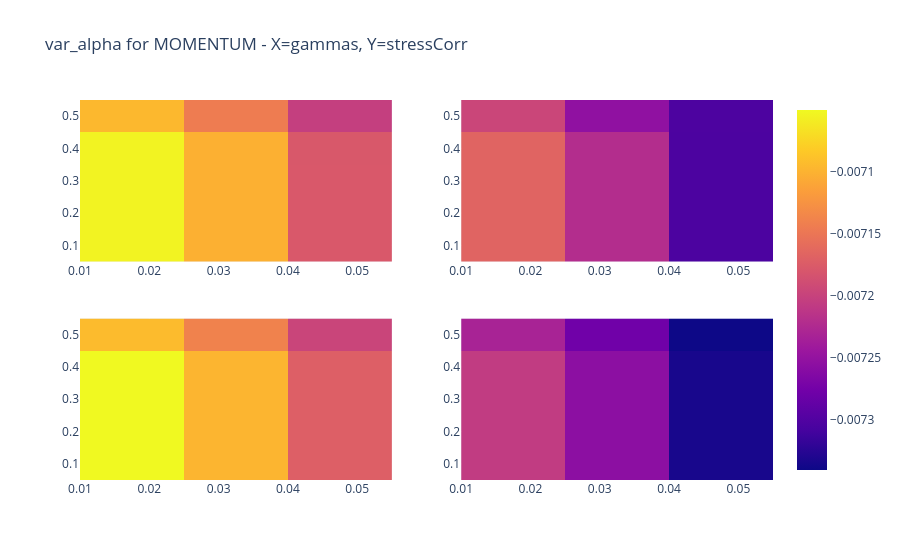
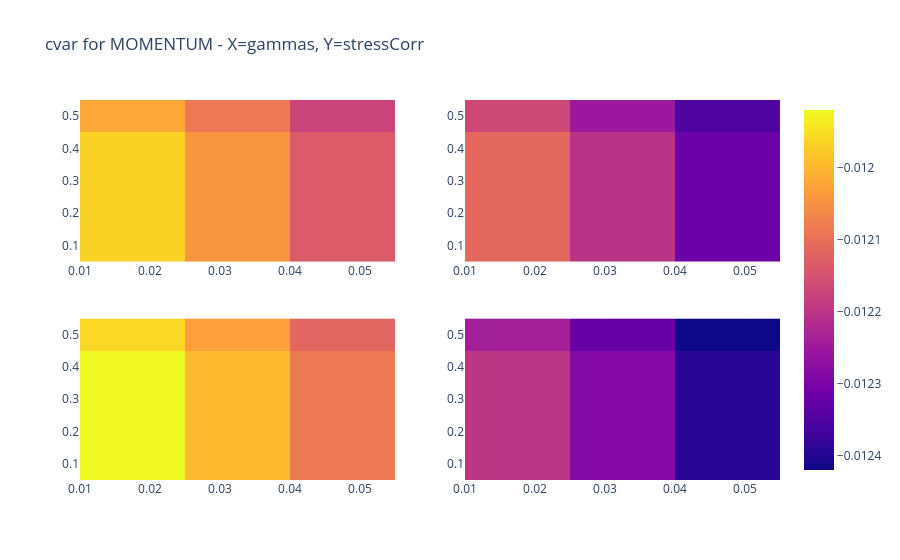
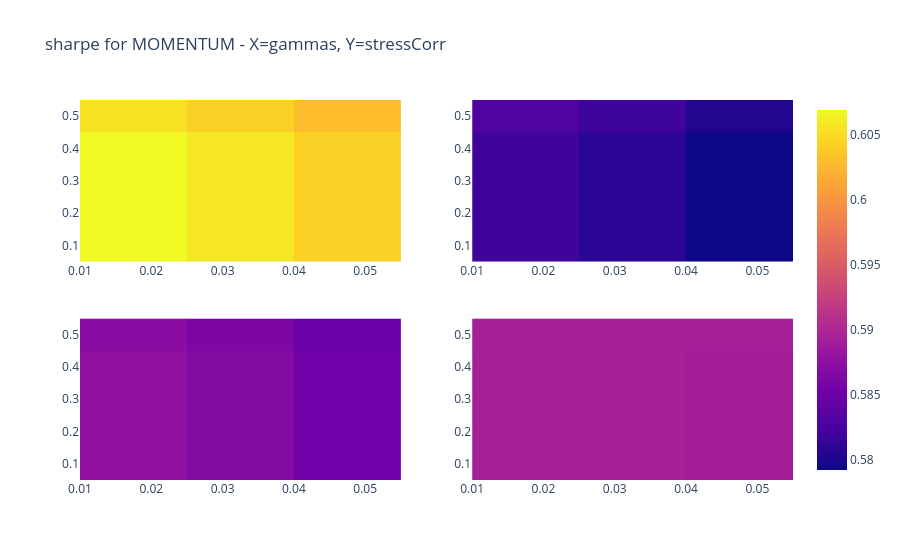
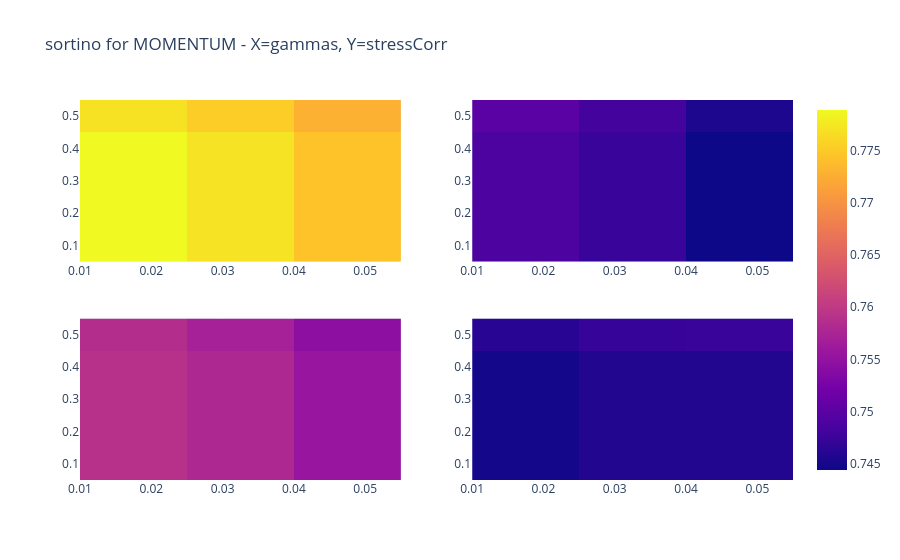

Notebook code cell kept with these figures, in order:
### Code cell
from plotly.subplots import make_subplots

stats_labels = ["var_alpha", "cvar", "sharpe", "sortino", "mean_return", "md",
                "stresses", "costs", "cashallocs"]

STRATEGY = total_stats_momentum

for stat_idx, stat in enumerate(stats_labels):
    img = make_subplots(rows=2, cols=2)
    zmin = np.min(STRATEGY[stat_idx])
    zmax = np.max(STRATEGY[stat_idx])
    img.add_trace(go.Heatmap(x=gammas, y=stress_corr_weights, z=STRATEGY[stat_idx, :, :, 0], zmin=zmin, zmax=zmax), row=1, col=1)
    img.add_trace(go.Heatmap(x=gammas, y=stress_corr_weights, z=STRATEGY[stat_idx, :, :, 1], zmin=zmin, zmax=zmax, showscale=False), row=1, col=2)
    img.add_trace(go.Heatmap(x=gammas, y=stress_corr_weights, z=STRATEGY[stat_idx, :, :, 2], zmin=zmin, zmax=zmax, showscale=False), row=2, col=1)
    img.add_trace(go.Heatmap(x=gammas, y=stress_corr_weights, z=STRATEGY[stat_idx, :, :, 3], zmin=zmin, zmax=zmax, showscale=False), row=2, col=2)
    img.update_layout(title=f"{stat} for MOMENTUM - X=gammas, Y=stressCorr")
    img.show()

### Figure 1 — Plotly figure (JSON) as saved in the notebook; plotly's stock layout.template omitted (floating-point values rounded to 4 significant figures)
{"data": [{"type": "heatmap", "x": [0.01, 0.025, 0.04, 0.055, 0.07], "xaxis": "x", "y": [0.1, 0.2, 0.3], "yaxis": "y", "z": [[-0.007054, -0.007102, -0.007178], [-0.007054, -0.007102, -0.007178], [-0.007054, -0.007102, -0.007178], [-0.007054, -0.007102, -0.007179], [-0.007096, -0.007144, -0.007203]], "zmax": -0.00705, "zmin": -0.007341}, {"showscale": false, "type": "heatmap", "x": [0.01, 0.025, 0.04, 0.055, 0.07], "xaxis": "x2", "y": [0.1, 0.2, 0.3], "yaxis": "y2", "z": [[-0.007167, -0.007221, -0.007304], [-0.007167, -0.007221, -0.007304], [-0.007167, -0.007221, -0.007304], [-0.007167, -0.007221, -0.007304], [-0.007196, -0.007253, -0.007303]], "zmax": -0.00705, "zmin": -0.007341}, {"showscale": false, "type": "heatmap", "x": [0.01, 0.025, 0.04, 0.055, 0.07], "xaxis": "x3", "y": [0.1, 0.2, 0.3], "yaxis": "y3", "z": [[-0.00705, -0.007098, -0.007172], [-0.00705, -0.007098, -0.007172], [-0.00705, -0.007098, -0.007172], [-0.00705, -0.007098, -0.007172], [-0.007094, -0.007139, -0.007197]], "zmax": -0.00705, "zmin": -0.007341}, {"showscale": false, "type": "heatmap", "x": [0.01, 0.025, 0.04, 0.055, 0.07], "xaxis": "x4", "y": [0.1, 0.2, 0.3], "yaxis": "y4", "z": [[-0.007207, -0.007256, -0.007335], [-0.007207, -0.007256, -0.007335], [-0.007207, -0.007256, -0.007335], [-0.007207, -0.007256, -0.007335], [-0.007232, -0.007278, -0.007341]], "zmax": -0.00705, "zmin": -0.007341}], "layout": {"title": {"text": "var_alpha for MOMENTUM - X=gammas, Y=stressCorr"}, "xaxis": {"anchor": "y", "domain": [0, 0.45]}, "xaxis2": {"anchor": "y2", "domain": [0.55, 1]}, "xaxis3": {"anchor": "y3", "domain": [0, 0.45]}, "xaxis4": {"anchor": "y4", "domain": [0.55, 1]}, "yaxis": {"anchor": "x", "domain": [0.575, 1]}, "yaxis2": {"anchor": "x2", "domain": [0.575, 1]}, "yaxis3": {"anchor": "x3", "domain": [0, 0.425]}, "yaxis4": {"anchor": "x4", "domain": [0, 0.425]}}}

### Figure 2 — Plotly figure (JSON) as saved in the notebook; plotly's stock layout.template omitted (floating-point values rounded to 4 significant figures)
{"data": [{"type": "heatmap", "x": [0.01, 0.025, 0.04, 0.055, 0.07], "xaxis": "x", "y": [0.1, 0.2, 0.3], "yaxis": "y", "z": [[-0.01197, -0.01204, -0.01213], [-0.01197, -0.01204, -0.01213], [-0.01197, -0.01204, -0.01213], [-0.01197, -0.01204, -0.01214], [-0.01202, -0.01209, -0.01217]], "zmax": -0.01192, "zmin": -0.01242}, {"showscale": false, "type": "heatmap", "x": [0.01, 0.025, 0.04, 0.055, 0.07], "xaxis": "x2", "y": [0.1, 0.2, 0.3], "yaxis": "y2", "z": [[-0.01211, -0.0122, -0.01231], [-0.01211, -0.0122, -0.01231], [-0.01211, -0.0122, -0.01231], [-0.01211, -0.0122, -0.01231], [-0.01217, -0.01225, -0.01235]], "zmax": -0.01192, "zmin": -0.01242}, {"showscale": false, "type": "heatmap", "x": [0.01, 0.025, 0.04, 0.055, 0.07], "xaxis": "x3", "y": [0.1, 0.2, 0.3], "yaxis": "y3", "z": [[-0.01192, -0.012, -0.01209], [-0.01192, -0.012, -0.01209], [-0.01192, -0.012, -0.01209], [-0.01192, -0.012, -0.01209], [-0.01196, -0.01203, -0.01212]], "zmax": -0.01192, "zmin": -0.01242}, {"showscale": false, "type": "heatmap", "x": [0.01, 0.025, 0.04, 0.055, 0.07], "xaxis": "x4", "y": [0.1, 0.2, 0.3], "yaxis": "y4", "z": [[-0.0122, -0.01229, -0.01239], [-0.0122, -0.01229, -0.01239], [-0.0122, -0.01229, -0.01239], [-0.0122, -0.01229, -0.01239], [-0.01224, -0.01232, -0.01242]], "zmax": -0.01192, "zmin": -0.01242}], "layout": {"title": {"text": "cvar for MOMENTUM - X=gammas, Y=stressCorr"}, "xaxis": {"anchor": "y", "domain": [0, 0.45]}, "xaxis2": {"anchor": "y2", "domain": [0.55, 1]}, "xaxis3": {"anchor": "y3", "domain": [0, 0.45]}, "xaxis4": {"anchor": "y4", "domain": [0.55, 1]}, "yaxis": {"anchor": "x", "domain": [0.575, 1]}, "yaxis2": {"anchor": "x2", "domain": [0.575, 1]}, "yaxis3": {"anchor": "x3", "domain": [0, 0.425]}, "yaxis4": {"anchor": "x4", "domain": [0, 0.425]}}}

### Figure 3 — Plotly figure (JSON) as saved in the notebook; plotly's stock layout.template omitted (floating-point values rounded to 4 significant figures)
{"data": [{"type": "heatmap", "x": [0.01, 0.025, 0.04, 0.055, 0.07], "xaxis": "x", "y": [0.1, 0.2, 0.3], "yaxis": "y", "z": [[0.6069, 0.6058, 0.6042], [0.6069, 0.6058, 0.6042], [0.6069, 0.6058, 0.6042], [0.6069, 0.6058, 0.6042], [0.6054, 0.6043, 0.6029]], "zmax": 0.6069, "zmin": 0.5792}, {"showscale": false, "type": "heatmap", "x": [0.01, 0.025, 0.04, 0.055, 0.07], "xaxis": "x2", "y": [0.1, 0.2, 0.3], "yaxis": "y2", "z": [[0.582, 0.5808, 0.5792], [0.582, 0.5808, 0.5792], [0.582, 0.5808, 0.5792], [0.582, 0.5808, 0.5792], [0.5831, 0.5819, 0.5804]], "zmax": 0.6069, "zmin": 0.5792}, {"showscale": false, "type": "heatmap", "x": [0.01, 0.025, 0.04, 0.055, 0.07], "xaxis": "x3", "y": [0.1, 0.2, 0.3], "yaxis": "y3", "z": [[0.5875, 0.5867, 0.5853], [0.5875, 0.5867, 0.5853], [0.5875, 0.5867, 0.5853], [0.5875, 0.5867, 0.5853], [0.587, 0.5862, 0.5848]], "zmax": 0.6069, "zmin": 0.5792}, {"showscale": false, "type": "heatmap", "x": [0.01, 0.025, 0.04, 0.055, 0.07], "xaxis": "x4", "y": [0.1, 0.2, 0.3], "yaxis": "y4", "z": [[0.5894, 0.5894, 0.5891], [0.5894, 0.5894, 0.5891], [0.5894, 0.5894, 0.5891], [0.5894, 0.5894, 0.5891], [0.5894, 0.5894, 0.5893]], "zmax": 0.6069, "zmin": 0.5792}], "layout": {"title": {"text": "sharpe for MOMENTUM - X=gammas, Y=stressCorr"}, "xaxis": {"anchor": "y", "domain": [0, 0.45]}, "xaxis2": {"anchor": "y2", "domain": [0.55, 1]}, "xaxis3": {"anchor": "y3", "domain": [0, 0.45]}, "xaxis4": {"anchor": "y4", "domain": [0.55, 1]}, "yaxis": {"anchor": "x", "domain": [0.575, 1]}, "yaxis2": {"anchor": "x2", "domain": [0.575, 1]}, "yaxis3": {"anchor": "x3", "domain": [0, 0.425]}, "yaxis4": {"anchor": "x4", "domain": [0, 0.425]}}}

### Figure 4 — Plotly figure (JSON) as saved in the notebook; plotly's stock layout.template omitted (floating-point values rounded to 4 significant figures)
{"data": [{"type": "heatmap", "x": [0.01, 0.025, 0.04, 0.055, 0.07], "xaxis": "x", "y": [0.1, 0.2, 0.3], "yaxis": "y", "z": [[0.7789, 0.7771, 0.7744], [0.7789, 0.7771, 0.7744], [0.7789, 0.7771, 0.7744], [0.7789, 0.7771, 0.7744], [0.7771, 0.7753, 0.7729]], "zmax": 0.7789, "zmin": 0.7444}, {"showscale": false, "type": "heatmap", "x": [0.01, 0.025, 0.04, 0.055, 0.07], "xaxis": "x2", "y": [0.1, 0.2, 0.3], "yaxis": "y2", "z": [[0.7487, 0.7473, 0.7444], [0.7487, 0.7473, 0.7444], [0.7487, 0.7473, 0.7444], [0.7487, 0.7474, 0.7444], [0.75, 0.7481, 0.7455]], "zmax": 0.7789, "zmin": 0.7444}, {"showscale": false, "type": "heatmap", "x": [0.01, 0.025, 0.04, 0.055, 0.07], "xaxis": "x3", "y": [0.1, 0.2, 0.3], "yaxis": "y3", "z": [[0.759, 0.7579, 0.7555], [0.759, 0.7579, 0.7555], [0.759, 0.7579, 0.7555], [0.759, 0.7579, 0.7555], [0.7585, 0.7571, 0.7545]], "zmax": 0.7789, "zmin": 0.7444}, {"showscale": false, "type": "heatmap", "x": [0.01, 0.025, 0.04, 0.055, 0.07], "xaxis": "x4", "y": [0.1, 0.2, 0.3], "yaxis": "y4", "z": [[0.7448, 0.7459, 0.7458], [0.7448, 0.7459, 0.7458], [0.7448, 0.7459, 0.7458], [0.7448, 0.7459, 0.7458], [0.7462, 0.7471, 0.7473]], "zmax": 0.7789, "zmin": 0.7444}], "layout": {"title": {"text": "sortino for MOMENTUM - X=gammas, Y=stressCorr"}, "xaxis": {"anchor": "y", "domain": [0, 0.45]}, "xaxis2": {"anchor": "y2", "domain": [0.55, 1]}, "xaxis3": {"anchor": "y3", "domain": [0, 0.45]}, "xaxis4": {"anchor": "y4", "domain": [0.55, 1]}, "yaxis": {"anchor": "x", "domain": [0.575, 1]}, "yaxis2": {"anchor": "x2", "domain": [0.575, 1]}, "yaxis3": {"anchor": "x3", "domain": [0, 0.425]}, "yaxis4": {"anchor": "x4", "domain": [0, 0.425]}}}
